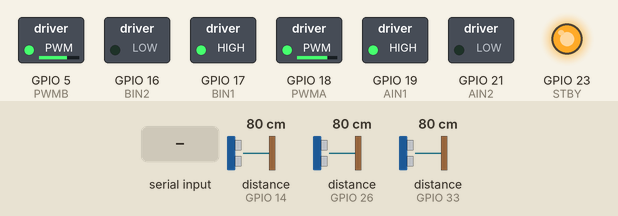
A sketch run on a simulated ESP32. Shown: switched loads named in the sketch (green lamp = pin HIGH), output pins drawn as LEDs (lit = HIGH). Wiring (inferred from the names in the program): 3 × ultrasonic range finder: trigger GPIO 25, echo GPIO 26 / trigger GPIO 27, echo GPIO 14 / trigger GPIO 32, echo GPIO 33. Dashed ring = blinking. Inputs (shaded band) come from the test bench; at power-on: distance to the obstacle (sensors on GPIO 14, GPIO 33, GPIO 26) 80 cm. The echo pulse lasts 58.3 µs per cm; nothing arrives over Bluetooth unless stated; pins used as bus, display or sensor lines are not drawn.

Above: at 1.2 s.
1.3 s: distance to the obstacle (sensor on GPIO 14) set to 2 cm
At 2.5 s:
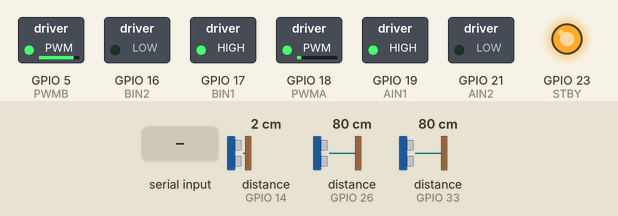
2.8 s: distance to the obstacle (sensor on GPIO 33) set to 2 cm
At 3.7 s:
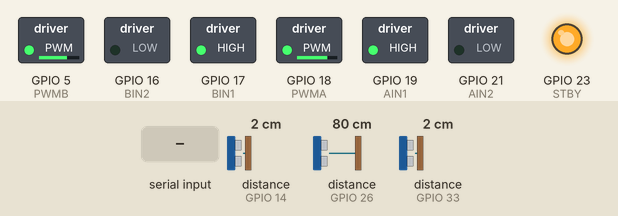
4.3 s: distance to the obstacle (sensor on GPIO 26) set to 25 cm
At 5.5 s:
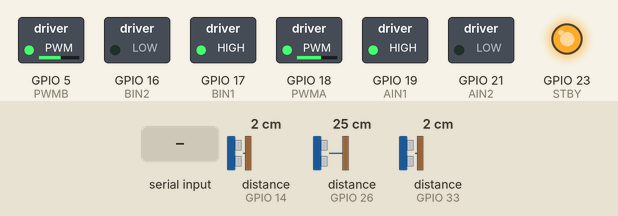
5.8 s: distance to the obstacle (sensor on GPIO 26) set to 19 cm
At 6.04 s:
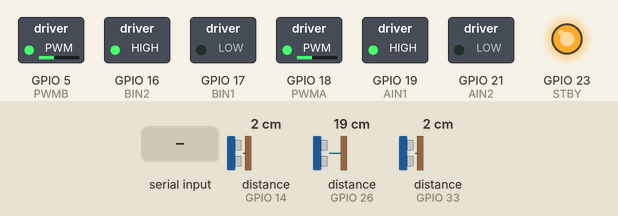
8.8 s: "STOP\n" received over the second serial link
At 9.9 s:
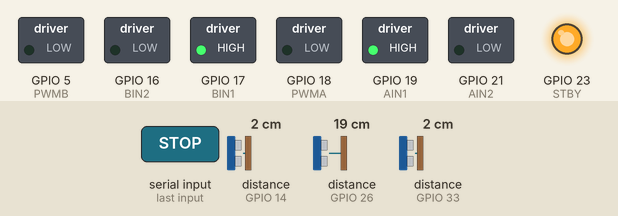
10.3 s: "RUN\n" received over the second serial link
At 10.56 s:
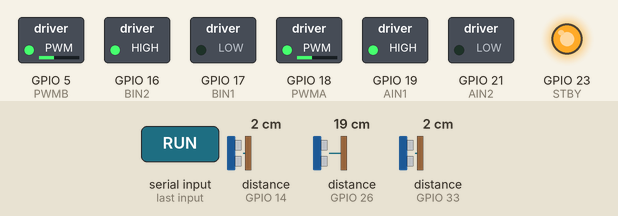
Timing chart, 0 to 14.3 s (numbered marks = the images above; inputs shaded):
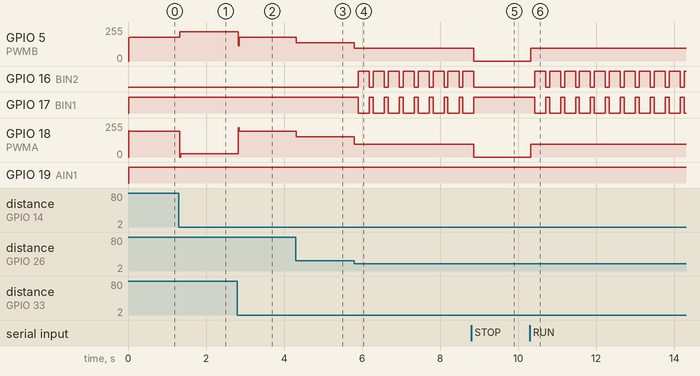

Measured:
- the behaviour switches between 23 and 22 cm on distance to the obstacle (sensor on GPIO 26) (found by bisection; images 3 and 4)
- after the input at 1.3 s, GPIO 5 (PWMB): 177/255 → 220/255 at once; GPIO 18 (PWMA): 192/255 → 26/255 at once
- after the input at 2.8 s, GPIO 5 (PWMB): 220/255 → 177/255 at once; GPIO 18 (PWMA): 26/255 → 192/255 at once
- after the input at 4.3 s, GPIO 5 (PWMB): 177/255 → 137/255 at once; GPIO 18 (PWMA): 192/255 → 152/255 at once
- after the input at 5.8 s, GPIO 5 (PWMB): 137/255 → 95/255 at once; GPIO 16 (BIN2): alternates HIGH for 0.28 s and LOW for 0.10 s, starting after 0.10 s; GPIO 17 (BIN1): alternates HIGH for 0.10 s and LOW for 0.28 s, starting after 0.10 s; GPIO 18 (PWMA): 152/255 → 95/255 at once
- after the input at 8.8 s, GPIO 5 (PWMB), GPIO 18 (PWMA): 95/255 → 0/255 after 0.06 s; GPIO 16 (BIN2): goes on until 8.9 s, then stays LOW; GPIO 17 (BIN1): goes on until 8.9 s, then stays HIGH
- after the input at 10.3 s, GPIO 5 (PWMB), GPIO 18 (PWMA): 0/255 → 95/255 at once; GPIO 16 (BIN2): alternates HIGH for 0.28 s and LOW for 0.10 s, starting after 0.12 s; GPIO 17 (BIN1): alternates HIGH for 0.10 s and LOW for 0.28 s, starting after 0.12 s

The sketch:

maze_bot.ino
```cpp
#include "BluetoothSerial.h"
BluetoothSerial SerialBT;

// -------- Motor Pins --------
#define PWMA  18
#define AIN1  19
#define AIN2  21
#define PWMB  5
#define BIN1  17
#define BIN2  16
#define STBY  23

// -------- Ultrasonic --------
#define TRIG_LEFT    32
#define ECHO_LEFT    33
#define TRIG_CENTER  25
#define ECHO_CENTER  26
#define TRIG_RIGHT   27
#define ECHO_RIGHT   14

// -------- Tunable Parameters --------
float Kp = 3.4;
float Ki = 0.0;
float Kd = 1.6;

int BASE_SPEED = 185;
int TURN_SPEED = 95;
int MAX_SPEED  = 220;

int TURN_DELAY = 280;
int LOOP_DELAY = 15;

#define FRONT_BLOCKED 22
float CENTER_OFFSET = -2.2;

float error, prevError, correction;
bool robotEnabled = true;

// ---------------- Motor ----------------
void setMotor(int L, int R) {
  if (L >= 0) { digitalWrite(AIN1, HIGH); digitalWrite(AIN2, LOW); }
  else { digitalWrite(AIN1, LOW); digitalWrite(AIN2, HIGH); L = -L; }

  if (R >= 0) { digitalWrite(BIN1, HIGH); digitalWrite(BIN2, LOW); }
  else { digitalWrite(BIN1, LOW); digitalWrite(BIN2, HIGH); R = -R; }

  analogWrite(PWMA, constrain(L,0,255));
  analogWrite(PWMB, constrain(R,0,255));
}

// ---------------- Ultrasonic ----------------
float readDistance(int trig, int echo) {
  digitalWrite(trig, LOW); delayMicroseconds(2);
  digitalWrite(trig, HIGH); delayMicroseconds(10);
  digitalWrite(trig, LOW);
  long duration = pulseIn(echo, HIGH, 30000);
  if(duration==0) return 150;
  return duration*0.034/2;
}

// ---------------- Bluetooth ----------------
void handleBluetooth() {
  if (SerialBT.available()) {
    String cmd = SerialBT.readStringUntil('\n');
    cmd.trim(); cmd.toUpperCase();
    if (cmd=="STOP"){ robotEnabled=false; setMotor(0,0); return; }
    if (cmd=="RUN"){ robotEnabled=true; return; }

    char t = cmd.charAt(0);
    float v = cmd.substring(1).toFloat();
    if(t=='P')Kp=v; if(t=='D')Kd=v; if(t=='B')BASE_SPEED=v;
    if(t=='T')TURN_SPEED=v; if(t=='R')TURN_DELAY=v; if(t=='L')LOOP_DELAY=v;
  }
}

// ---------------- Setup ----------------
void setup(){
  SerialBT.begin("MazeBot_Tuner");
  pinMode(AIN1,OUTPUT); pinMode(AIN2,OUTPUT);
  pinMode(BIN1,OUTPUT); pinMode(BIN2,OUTPUT);
  pinMode(PWMA,OUTPUT); pinMode(PWMB,OUTPUT);
  pinMode(STBY,OUTPUT);
  pinMode(TRIG_LEFT,OUTPUT); pinMode(ECHO_LEFT,INPUT);
  pinMode(TRIG_CENTER,OUTPUT); pinMode(ECHO_CENTER,INPUT);
  pinMode(TRIG_RIGHT,OUTPUT); pinMode(ECHO_RIGHT,INPUT);
  digitalWrite(STBY,HIGH);
}

// ---------------- Loop ----------------
void loop(){

  handleBluetooth();
  if(!robotEnabled){ setMotor(0,0); delay(50); return; }

  float L = readDistance(TRIG_LEFT,ECHO_LEFT);
  float F = readDistance(TRIG_CENTER,ECHO_CENTER);
  float R = readDistance(TRIG_RIGHT,ECHO_RIGHT);

  // -------- SMART TURN DETECTION --------
  if(F < FRONT_BLOCKED && L < 30 && R < 30){
    setMotor(TURN_SPEED, TURN_SPEED); delay(100);

    if(L>R) setMotor(-TURN_SPEED,TURN_SPEED);
    else setMotor(TURN_SPEED,-TURN_SPEED);

    if(F<12) delay(TURN_DELAY*2);
    else delay(TURN_DELAY);
    return;
  }

  // -------- WALL LOSS DETECTION --------
  if(L > 80 && R < 40) L = 40;   // left wall gone
  if(R > 80 && L < 40) R = 40;   // right wall gone

  // -------- DYNAMIC CENTERING --------
  float center = (L+R)/2.0;
  error = (L-center)+CENTER_OFFSET;

  float derivative = error-prevError;
  correction = (Kp*error)+(Kd*derivative);
  prevError=error;

  // -------- ADAPTIVE SPEED --------
  int speed = BASE_SPEED;
  if(F>90 && abs(error)<2) speed = MAX_SPEED;  // turbo
  if(abs(error)>7) speed -= 35;                // curves
  if(F<40) speed -= 40;                        // approach turn

  int leftSpeed  = speed - correction;
  int rightSpeed = speed + correction;

  leftSpeed  = constrain(leftSpeed,0,MAX_SPEED);
  rightSpeed = constrain(rightSpeed,0,MAX_SPEED);

  setMotor(leftSpeed,rightSpeed);
  delay(LOOP_DELAY);
}
```
